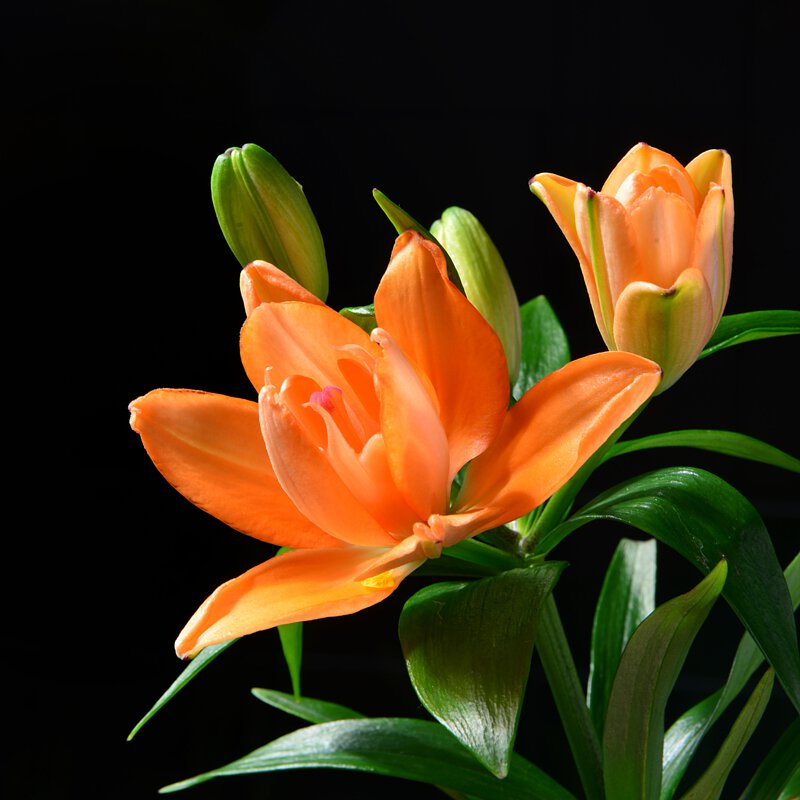
%> input picture image sharpening/normal/images/flower.jpg, 800 x 800 px
$ octave subsharpening.m   (GNU Octave 9; MATLAB toolbox functions it lacks are replaced by stand-ins)
%> lines starting %> are read from the running program, lines starting %| are printed output that depends on the picture
%> further down, a is the input picture: size 800x800x3 uint8; mean R, G, B 63.7, 46.4, 18
### image sharpening/normal/svf.m
% [38 lines of commented-out code are left out]

function [A, SVF] = svf( s, r, e )
%> called with r = 3, e = 0.025

    h  = size( s, 1 );
%> h = 800
    w  = size( s, 2 );
%> w = 800
    ch = size( s, 3 );
%> ch = 3

    %   Pad image borders to avoid conditionals in Kernel
    im = padarray( s, [r r], 'symmetric' );
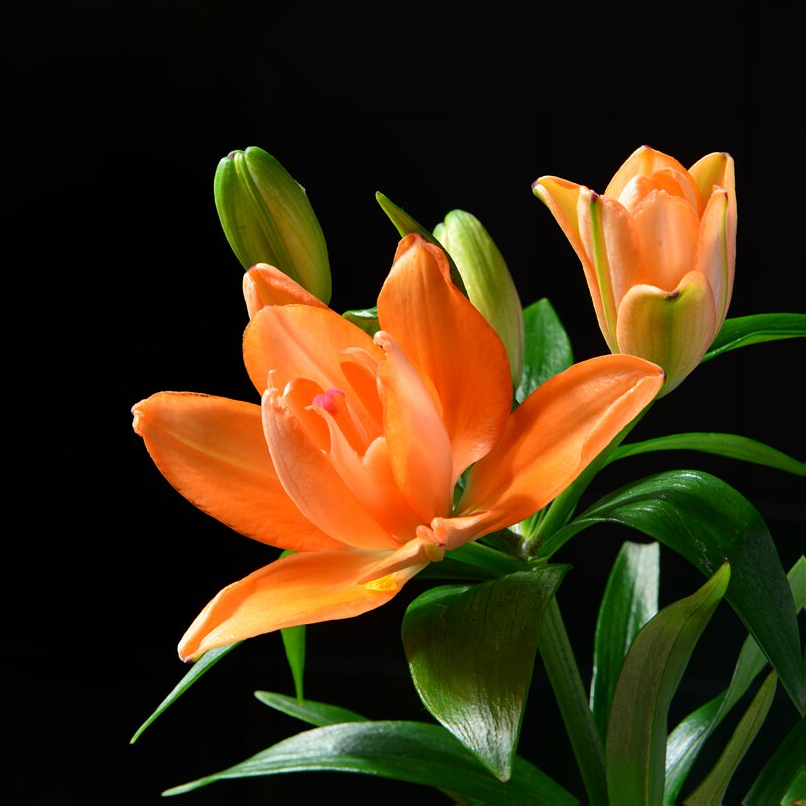
%> im: size 806x806x3 double; mean R, G, B 0.247, 0.18, 0.07

    %   Prepare first round SAT
    satI  = integralImage(im);
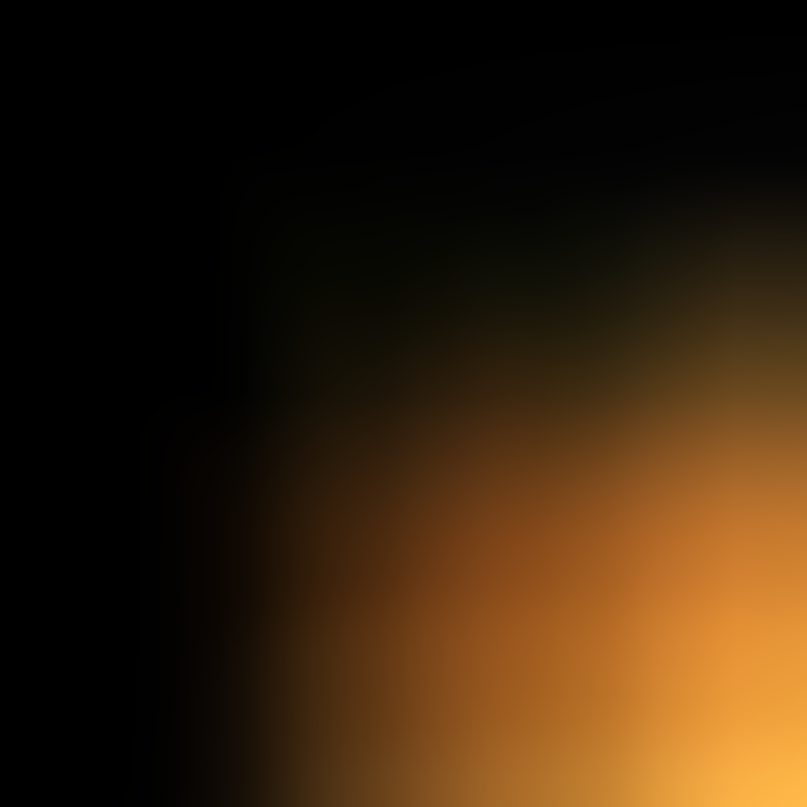
%> satI: size 807x807x3 double; mean R, G, B 33122.9, 21048.6, 8209.6; drawn with min black and max white
    satI2 = integralImage(im .* im);
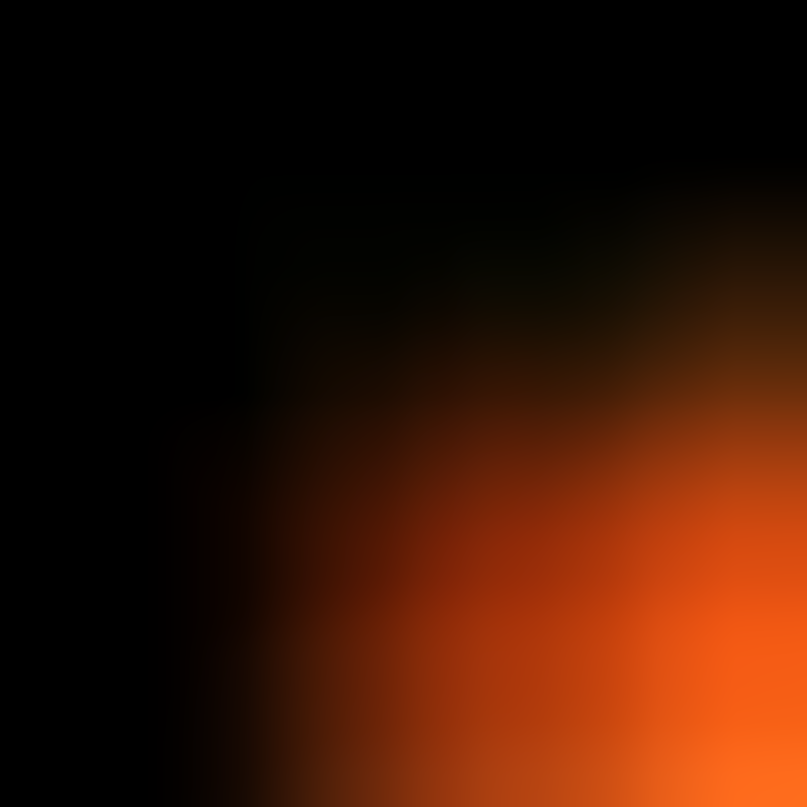
%> satI2: size 807x807x3 double; mean R, G, B 27156.3, 10004.5, 2297.9; drawn with min black and max white

    %   Pre-allocate variance buffers
    vW = zeros(h,w,ch);
    uW = zeros(h,w,ch);
    vA = zeros(h,w,ch);
    uA = zeros(h,w,ch);
    vB = zeros(h,w,ch);
    uB = zeros(h,w,ch);
    vC = zeros(h,w,ch);
    uC = zeros(h,w,ch);
    vD = zeros(h,w,ch);
    uD = zeros(h,w,ch);

    %   Whole window and sub-window variance
    kWin = r + r + 1;
%> the run ends on the next line
    kernW = integralKernel([1 1 kWin kWin], 1/(kWin * kWin));

    kw = r + 1;
    kernA = integralKernel([1 1 kw kw; kw+1 1 r kw; 1 r+2 r+kw r], [ 1/(kw * kw), 0, 0 ] );
    kernB = integralKernel([1 1 r r+1; kw 1 kw kw; 1 r+2 r+kw r], [ 0, 1/(kw * kw), 0 ] );
    kernC = integralKernel([ 1 1 r+kw r; 1 kw kw kw; kw+1 kw r kw ], [ 0, 1/(kw * kw), 0 ] );
    kernD = integralKernel([1 1 r+kw r; 1 kw r kw; kw kw kw kw], [ 0, 0, 1/(kw * kw) ] );

    for i = 1:ch
        vW(:,:,i) = integralFilter( satI2(:,:,i), kernW );    %   MEAN(I2)
        uW(:,:,i) = integralFilter(  satI(:,:,i), kernW );    %   MEAN(I)
        vA(:,:,i) = integralFilter( satI2(:,:,i), kernA );    %   MEAN(I2)
        uA(:,:,i) = integralFilter(  satI(:,:,i), kernA );    %   MEAN(I)
        vB(:,:,i) = integralFilter( satI2(:,:,i), kernB );    %   MEAN(I2)
        uB(:,:,i) = integralFilter(  satI(:,:,i), kernB );    %   MEAN(I)
        vC(:,:,i) = integralFilter( satI2(:,:,i), kernC );    %   MEAN(I2)
        uC(:,:,i) = integralFilter(  satI(:,:,i), kernC );    %   MEAN(I)
        vD(:,:,i) = integralFilter( satI2(:,:,i), kernD );    %   MEAN(I2)
        uD(:,:,i) = integralFilter(  satI(:,:,i), kernD );    %   MEAN(I)
    end

    vW = vW - (uW .* uW);
    vA = vA - (uA .* uA);
    vB = vB - (uB .* uB);
    vC = vC - (uC .* uC);
    vD = vD - (uD .* uD);

    maxV = max( max(max(vA, vB), max(vC, vD)), vW);
    minV = min( min(vA, vB), min(vC, vD) );
    Ak = min( 1, maxV ./ (minV + e) );

    %   Per-patch Ak and Bk
    Ak = max( max(Ak(:,:,1), Ak(:,:,2)), Ak(:,:,3) );
%     Ak = Ak(:,:);
    Bk = zeros(h,w,ch);
    for i = 1:ch
        Bk(:,:,i) = (1 - Ak) .* uW(:,:,i);
    end

    %   2nd stage SAT for per-pixel Ak and Bk
    Ak = padarray(Ak,[r r],'symmetric');
    Bk = padarray(Bk,[r r],'symmetric');
    satAk = integralImage(Ak);
    satBk = integralImage(Bk);

    %   Per-pixel Ak & Bk
    A  = integralFilter( satAk, kernW );
    B  = zeros(h,w,ch);
    for i = 1:ch
        B(:,:,i) = integralFilter( satBk(:,:,i), kernW );
    end

    %   Final filtering
    SVF   = zeros(h,w,ch);
    for i = 1:ch
        SVF(:,:,i) = A .* s(:,:,i) + B(:,:,i);
    end

end

### image sharpening/normal/subsharpening.m
tic
a = imread('images\flower.jpg');
% figure, imshow(a);
image = im2double(a);

[A, result] = svf(double(a)/255.0, 3, 0.025);
